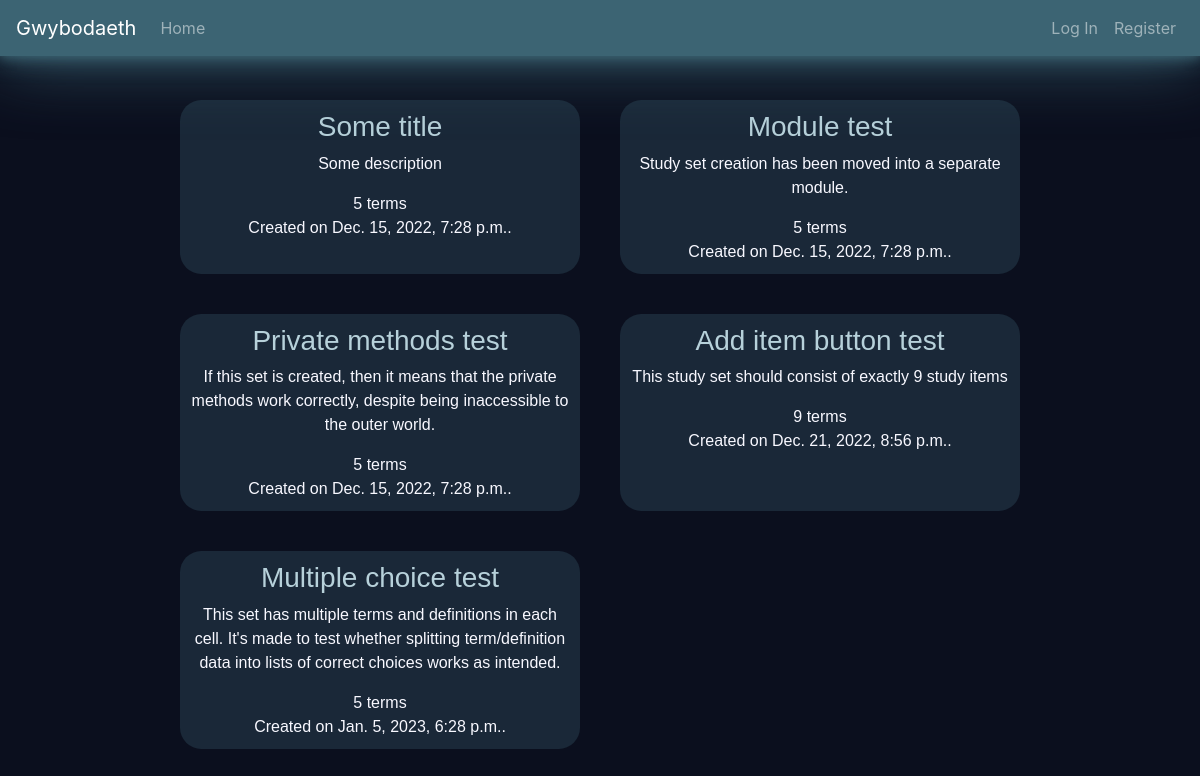
The app's page /kamil/sets, older data.
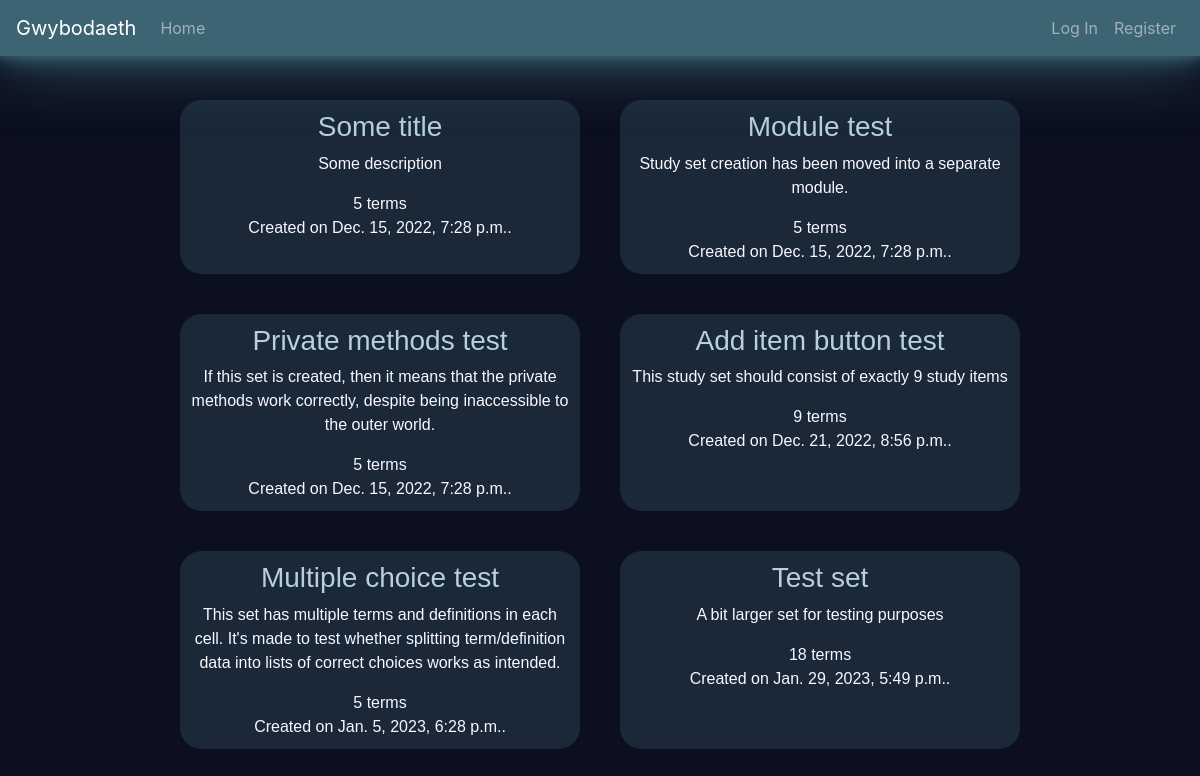
The same page, newer data.
### Gwybodaeth/models.py (models this page shows)
class Study_set(models.Model):
    author      = models.ForeignKey(User, on_delete=models.CASCADE, related_name="study_sets")
    description = models.CharField (max_length=1023)
    title       = models.CharField (max_length=127)
    defs_lang   = models.CharField (max_length=8)
    terms_lang  = models.CharField (max_length=8)
    terms       = models.JSONField ()
    timestamp   = models.DateTimeField(auto_now_add=True)
    def terms_count(self):
        return len(self.terms.keys())

### Gwybodaeth/views.py (the view)
# urls.py: path("<str:username>/sets",               views.user_sets,            name="user-sets"      ),
def user_sets(request, username):
    require_method(request, 'GET')
    if not username == request.user.username:
        print("Accessing study sets belonging to another user.\
                This may or may not be allowed (TODO as an optional feature.\
                Type: advanced (to be done AFTER the important parts are done and working))")
    sets = Study_set.objects.filter(author__username=username)
    return render(request, "gwybodaeth/user_sets.html", {
        "sets": sets
    })

### Gwybodaeth/util.py (called while the page is built)
def require_method(request, method, status=400):
    if (type(method) is list) and (not request.method in method):
        return JsonResponse({"error": f"Request method must be one of the following:\
                            {', '.join(method)}."},
                            status=status)
    if not request.method == method:
        return JsonResponse({"error": f"{method} request required"},
                            status=status)

### Gwybodaeth/templates/gwybodaeth/user_sets.html (shortened to what this page needs)
{% extends './layout.html' %}
{% block body %}
  <div class="user-sets">
    {% for set in sets %}
      <div class="user-set
                  bg-moon-glass">
        <div class="user-set-title">
          <h3><a  class="text-lleuad-lawn"
                  href ="{% url 'study-set-view' set.id %}">{{ set.title }}</a></h3>
        </div>
        <div class="user-set-description">
          <p>{{ set.description}}</p>
        </div>
        <div class="user-set-terms-counter">
          {{ set.terms_count }} terms
        </div>
        <div class="user-set-timestamp">
          Created on {{ set.timestamp }}.
        </div>
      </div>
    {% empty %}
      <h3> You haven't created any study sets! </h3>
      <p> Maybe it's time to <a href="{% url 'create-set' %}">create one</a>?
    {% endfor %}
  </div>
{% endblock %}

Row changes from the older to the newer data that the page shows:
added Study_set: title "Test set", description "A bit larger set for testing purposes", terms_count "18", timestamp "Jan. 29, 2023, 5:49 p.m."
